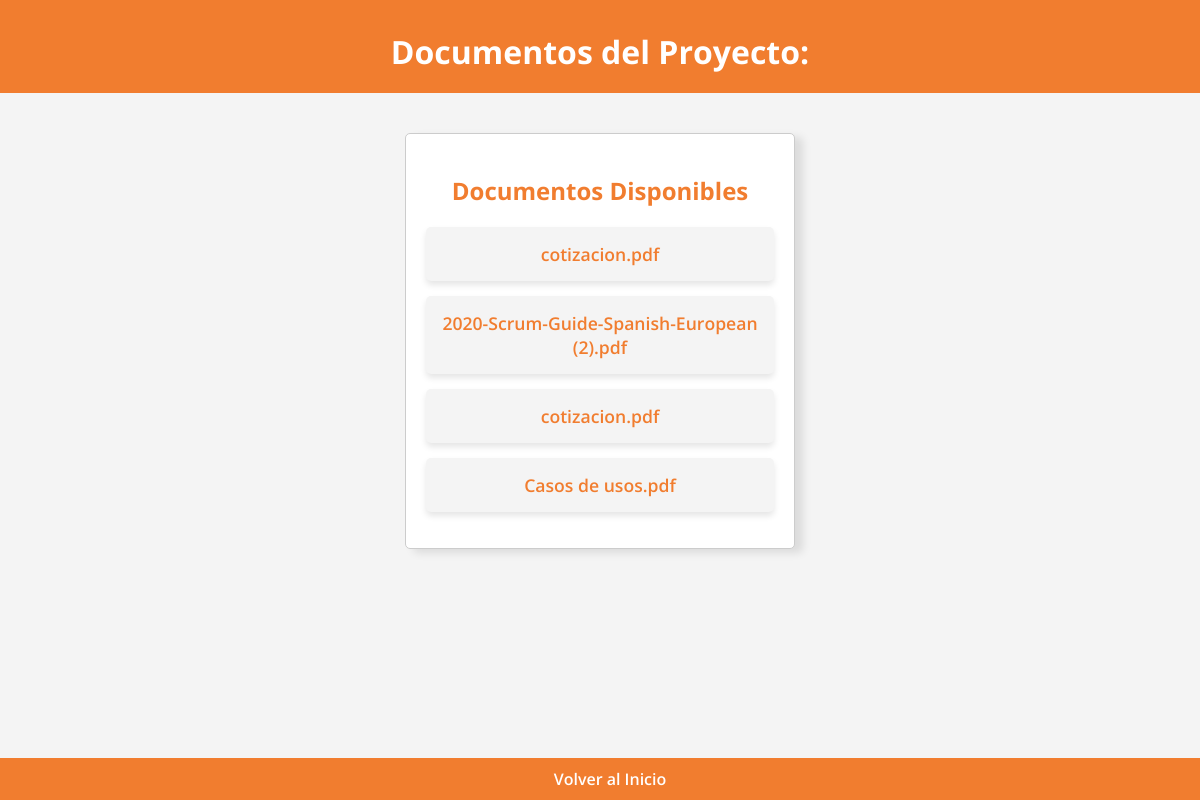
/documentos, run on an earlier commit of the app's database.
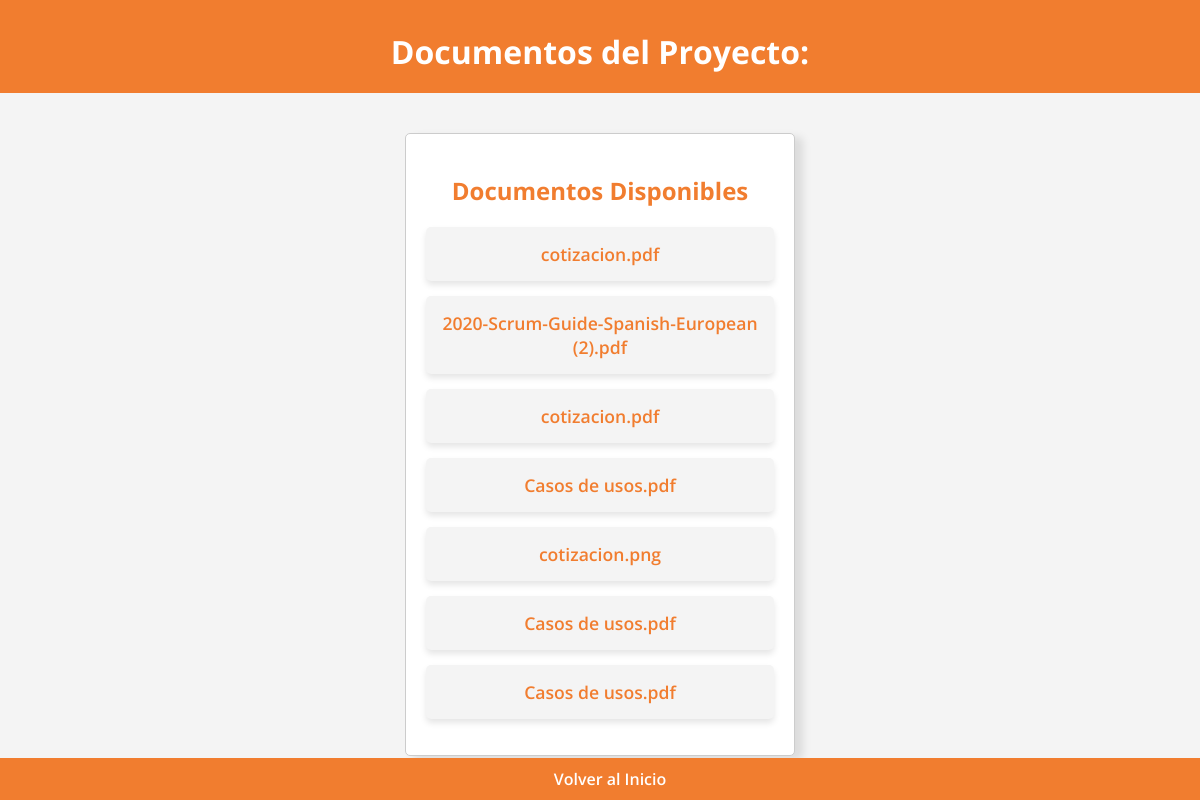
And on a later commit of the database.
### app.py (models this page shows, shortened)
class Document(db.Model):
    id = db.Column(db.Integer, primary_key=True)
    url = db.Column(db.String(255), nullable=False)
    nombre = db.Column(db.String(255), nullable=False)
    fecha_subida = db.Column(db.DateTime, nullable=False)
    cotizacion_id = db.Column(db.Integer, db.ForeignKey('cotizacion.id'), nullable=False)
    cotizacion = db.relationship('Cotizacion', backref='documentos')

### app.py (the view)
@app.route('/documentos', methods=["GET",'POST'])
def mostrar_documentos():
    documentos = Document.query.all()
    return render_template('documentos_proyecto.html', documentos=documentos)

### templates/documentos_proyecto.html (shortened to what this page needs)
<!DOCTYPE html>
<html lang="es">
<head>
    <link rel="stylesheet" href="{{ url_for('static', filename='styles.css') }}">
</head>
<body>
    <header>
        <h1>Documentos del Proyecto: {{ proyecto }}</h1>
    </header>
    <div class="container">
        <div class="section">
            <h2>Documentos Disponibles</h2>
            <ul class="document-list">
                {% for documento in documentos %}
                    <li class="document-item">
                        <a href="{{ documento.url }}" target="_blank" class="document-link">
                            {{ documento.nombre }}
                        </a>
                    </li>
                {% endfor %}
            </ul>
        </div>
    </div>
    <footer>
        <a href="/" class="support-link">Volver al Inicio</a>
    </footer>
</body>
</html>

### static/styles.css (style rules this page uses)
body { font-family: 'Open Sans', Arial, sans-serif; margin: 0; padding: 0; box-sizing: border-box; background-color: #f4f4f4; }
header { background-color: #f17d2f; color: white; padding: 20px; text-align: center; }
h1 { margin: 10px 0 0; font-size: 2rem; }
.container { display: flex; justify-content: space-around; margin: 20px auto; padding: 20px; max-width: 1200px; }
.section { width: 30%; padding: 20px; background-color: white; border: 1px solid #ccc; border-radius: 5px; text-align: center; box-shadow: 8px 4px 8px rgba(0, 0, 0, 0.1); }
h2 { color: #f17d2f; }
footer { background-color: #f17d2f; color: white; padding: 10px; text-align: center; position: fixed; width: 100%; bottom: 0; }
.support-link { color: white; text-decoration: none; font-weight: 600; }
.document-list { list-style-type: none; padding: 0; }
.document-item { background-color: #f4f4f4; margin: 15px 0; padding: 15px; border-radius: 5px; text-align: center; box-shadow: 0 4px 6px rgba(0, 0, 0, 0.1); }
.document-link { color: #f17d2f; text-decoration: none; font-weight: 600; font-size: 1.1rem; }

What changed in the data, as far as the page shows it:
added Document: nombre "cotizacion.png"
added Document: nombre "Casos de usos.pdf"
added Document: nombre "Casos de usos.pdf"
